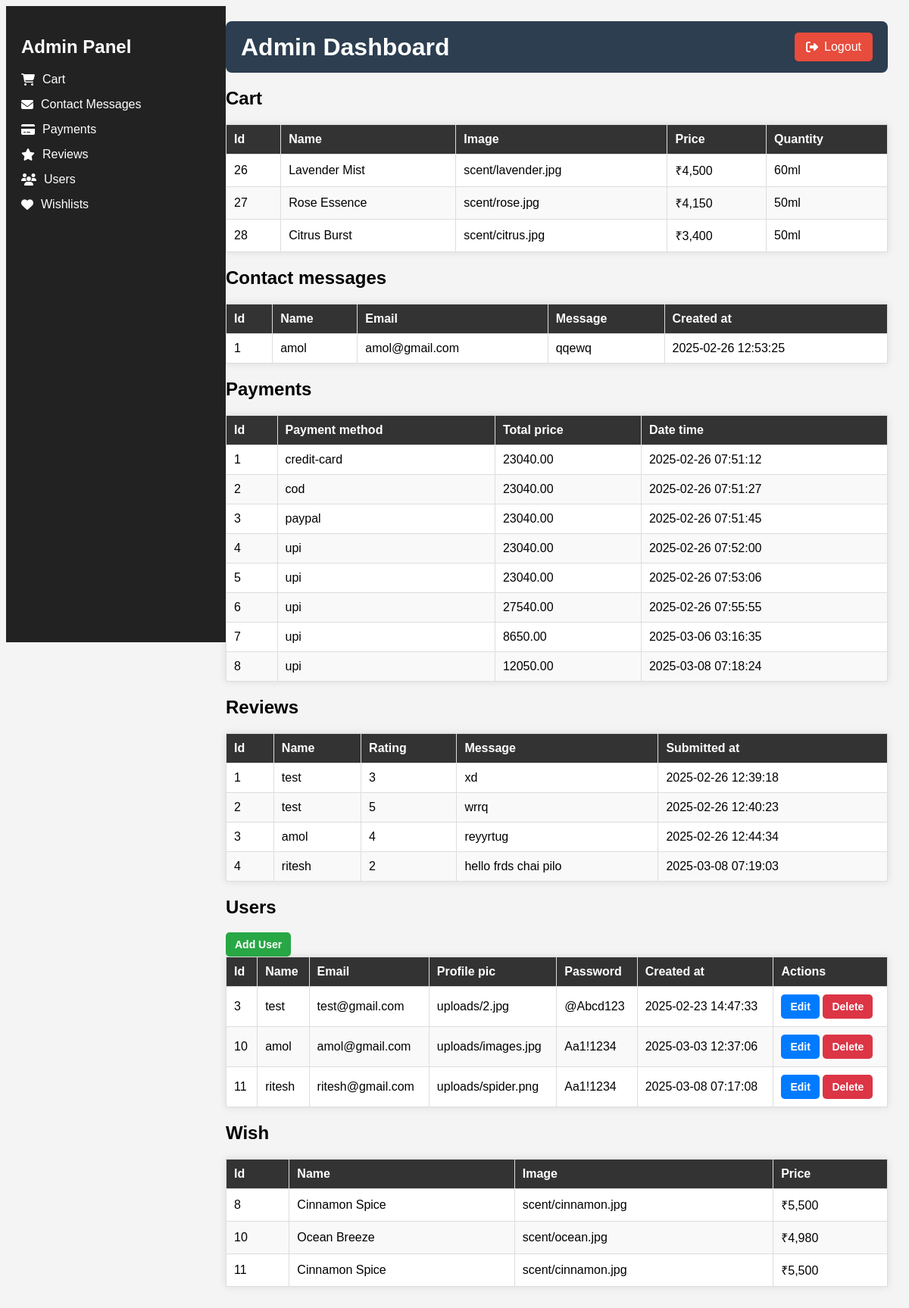
Page /dashboard.php on the committed database.
### tables this page shows
CREATE TABLE `cart` (
  `id` int(11) NOT NULL,
  `name` varchar(255) DEFAULT NULL,
  `image` varchar(255) DEFAULT NULL,
  `price` varchar(50) DEFAULT NULL,
  `quantity` varchar(50) DEFAULT NULL
);

CREATE TABLE `contact_messages` (
  `id` int(11) NOT NULL,
  `name` varchar(255) NOT NULL,
  `email` varchar(255) NOT NULL,
  `message` text NOT NULL,
  `created_at` timestamp NOT NULL DEFAULT current_timestamp()
);

CREATE TABLE `payments` (
  `id` int(11) NOT NULL,
  `payment_method` varchar(50) NOT NULL,
  `total_price` decimal(10,2) NOT NULL,
  `date_time` datetime NOT NULL
);

CREATE TABLE `reviews` (
  `id` int(11) NOT NULL,
  `name` varchar(255) NOT NULL,
  `rating` int(11) DEFAULT NULL CHECK (`rating` between 1 and 5),
  `message` text NOT NULL,
  `submitted_at` timestamp NOT NULL DEFAULT current_timestamp()
);

CREATE TABLE `users` (
  `id` int(11) NOT NULL,
  `name` varchar(100) NOT NULL,
  `email` varchar(100) NOT NULL,
  `profile_pic` varchar(255) DEFAULT NULL,
  `password` varchar(255) NOT NULL,
  `created_at` timestamp NOT NULL DEFAULT current_timestamp()
);

CREATE TABLE `wish` (
  `id` int(11) NOT NULL,
  `name` varchar(255) NOT NULL,
  `image` varchar(255) NOT NULL,
  `price` varchar(50) NOT NULL
);

### dashboard.php (the view, shortened to what this page needs)
<?php
$host = 'localhost';
$user = 'root';
$password = '';
$database = 'auroma';
$conn = new mysqli($host, $user, $password, $database);
$tables = ['cart', 'contact_messages', 'payments', 'reviews', 'users', 'wish'];
$data = [];
foreach ($tables as $table) {
    $result = $conn->query("SELECT * FROM $table");
    $data[$table] = $result->fetch_all(MYSQLI_ASSOC);
}
?>
<!DOCTYPE html>
<html lang="en">
<head>
    <link rel="stylesheet" href="https://cdnjs.cloudflare.com/ajax/libs/font-awesome/6.0.0/css/all.min.css">
    <link rel="stylesheet" href="https://cdnjs.cloudflare.com/ajax/libs/font-awesome/6.4.2/css/all.min.css">
</head>
<body>
    <div class="dashboard-container">
        <aside class="sidebar">
            <h2>Admin Panel</h2>
            <ul>
                <li><a href="#cart"><i class="fas fa-shopping-cart"></i> Cart</a></li>
                <li><a href="#contact_messages"><i class="fas fa-envelope"></i> Contact Messages</a></li>
                <li><a href="#payments"><i class="fas fa-credit-card"></i> Payments</a></li>
                <li><a href="#reviews"><i class="fas fa-star"></i> Reviews</a></li>
                <li><a href="#users"><i class="fas fa-users"></i> Users</a></li>
                <li><a href="#wish"><i class="fas fa-heart"></i> Wishlists</a></li>
            </ul>
        </aside>
        <main class="content">
        <header style="display: flex; justify-content: space-between; align-items: center; background: #2c3e50; color: white; padding: 15px 20px; border-radius: 8px;">
    <h1 style="margin: 0;">Admin Dashboard</h1>
    <button class="logout-btn" onclick="confirmLogout()">
    <i class="fas fa-sign-out-alt"></i> Logout
</button>
</header>
<?php foreach ($data as $table => $rows): ?>
    <section id="<?php echo $table; ?>">
        <h2><?php echo ucfirst(str_replace('_', ' ', $table)); ?></h2>
        <?php if ($table === 'users'): ?>
            <a href="add.php" class="button button-add">Add User</a>
        <?php endif; ?>
        <table>
            <thead>
                <tr>
                    <?php if (!empty($rows)): ?>
                        <?php foreach (array_keys($rows[0]) as $col): ?>
                            <th><?php echo ucfirst(str_replace('_', ' ', $col)); ?></th>
                        <?php endforeach; ?>
                        <?php if ($table === 'users'): ?>
                            <th>Actions</th>
                        <?php endif; ?>
                    <?php endif; ?>
                </tr>
            </thead>
            <tbody>
                <?php if (!empty($rows)): ?>
                    <?php foreach ($rows as $row): ?>
                        <tr>
                            <?php foreach ($row as $key => $value): ?>
                                <td><?php echo htmlspecialchars($value); ?></td>
                            <?php endforeach; ?>
                            <?php if ($table === 'users'): ?>
                                <td>
                                    <a href="edit.php?id=<?php echo $row['id']; ?>" class="button button-edit">Edit</a>
                                    <a href="delete.php?id=<?php echo $row['id']; ?>" class="button button-delete" onclick="return confirm('Are you sure?');">Delete</a>
                                </td>
                            <?php endif; ?>
                        </tr>
                    <?php endforeach; ?>
                <?php else: ?>
                    <tr><td colspan="100%">No data available</td></tr>
                <?php endif; ?>
            </tbody>
        </table>
    </section>
<?php endforeach; ?>
</body>
</html>

### dashboard.php (style rules this page uses)
body { display: flex; font-family: Arial, sans-serif; background: #f4f4f4; }
.dashboard-container { display: flex; width: 100%; }
.sidebar { width: 250px; background: #222; color: white; padding: 20px; height: 100vh; position: fixed; }
.sidebar ul { list-style: none; padding: 0; }
.sidebar ul li { margin: 15px 0; }
.sidebar ul li a { color: white; text-decoration: none; display: flex; align-items: center; }
.sidebar ul li a i { margin-right: 10px; }
.content { margin-left: 270px; padding: 20px; width: calc(100% - 270px); }
h1 { margin-bottom: 20px; }
table { width: 100%; border-collapse: collapse; background: white; margin-bottom: 20px; box-shadow: 0 0 10px rgba(0, 0, 0, 0.1); }
th, td { padding: 10px; border: 1px solid #ddd; text-align: left; }
th { background: #333; color: white; }
tr:nth-child(even) { background: #f9f9f9; }
.button { display: inline-block; padding: 8px 12px; font-size: 14px; font-weight: bold; text-decoration: none; border-radius: 5px; transition: 0.3s; }
.button-add { background-color: #28a745; color: white; }
.button-edit { background-color: #007bff; color: white; }
.button-delete { background-color: #dc3545; color: white; }
.logout-btn { background: #e74c3c; color: white; border: none; padding: 10px 15px; font-size: 16px; cursor: pointer; border-radius: 5px; display: flex; align-items: center; transition: 0.3s; }
.logout-btn i { margin-right: 8px; }

### rows in the picture
cart: id "26", name "Lavender Mist", image "scent/lavender.jpg", price "₹4,500", quantity "60ml"
cart: id "27", name "Rose Essence", image "scent/rose.jpg", price "₹4,150", quantity "50ml"
cart: id "28", name "Citrus Burst", image "scent/citrus.jpg", price "₹3,400", quantity "50ml"
contact_messages: id "1", name "amol", email "amol@gmail.com", message "qqewq", created_at "2025-02-26 12:53:25"
payments: id "1", payment_method "credit-card", total_price "23040.00", date_time "2025-02-26 07:51:12"
payments: id "2", payment_method "cod", total_price "23040.00", date_time "2025-02-26 07:51:27"
payments: id "3", payment_method "paypal", total_price "23040.00", date_time "2025-02-26 07:51:45"
payments: id "4", payment_method "upi", total_price "23040.00", date_time "2025-02-26 07:52:00"
payments: id "5", payment_method "upi", total_price "23040.00", date_time "2025-02-26 07:53:06"
payments: id "6", payment_method "upi", total_price "27540.00", date_time "2025-02-26 07:55:55"
payments: id "7", payment_method "upi", total_price "8650.00", date_time "2025-03-06 03:16:35"
payments: id "8", payment_method "upi", total_price "12050.00", date_time "2025-03-08 07:18:24"
reviews: id "1", name "test", rating "3", message "xd", submitted_at "2025-02-26 12:39:18"
reviews: id "2", name "test", rating "5", message "wrrq", submitted_at "2025-02-26 12:40:23"
reviews: id "3", name "amol", rating "4", message "reyyrtug", submitted_at "2025-02-26 12:44:34"
reviews: id "4", name "ritesh", rating "2", message "hello frds chai pilo", submitted_at "2025-03-08 07:19:03"
users: id "3", name "test", email "test@gmail.com", profile_pic "uploads/2.jpg", password "@Abcd123", created_at "2025-02-23 14:47:33"
users: id "10", name "amol", email "amol@gmail.com", profile_pic "uploads/images.jpg", password "Aa1!1234", created_at "2025-03-03 12:37:06"
users: id "11", name "ritesh", email "ritesh@gmail.com", profile_pic "uploads/spider.png", password "Aa1!1234", created_at "2025-03-08 07:17:08"
wish: id "8", name "Cinnamon Spice", image "scent/cinnamon.jpg", price "₹5,500"
wish: id "10", name "Ocean Breeze", image "scent/ocean.jpg", price "₹4,980"
wish: id "11", name "Cinnamon Spice", image "scent/cinnamon.jpg", price "₹5,500"

### other values in the picture
str_replace('_', ' ', $table) "Cart"
str_replace('_', ' ', $col) "Id"
str_replace('_', ' ', $col) "Name"
str_replace('_', ' ', $col) "Image"
str_replace('_', ' ', $col) "Price"
str_replace('_', ' ', $col) "Quantity"
str_replace('_', ' ', $table) "Contact messages"
str_replace('_', ' ', $col) "Email"
str_replace('_', ' ', $col) "Message"
str_replace('_', ' ', $col) "Created at"
str_replace('_', ' ', $table) "Payments"
str_replace('_', ' ', $col) "Payment method"
str_replace('_', ' ', $col) "Total price"
str_replace('_', ' ', $col) "Date time"
str_replace('_', ' ', $table) "Reviews"
